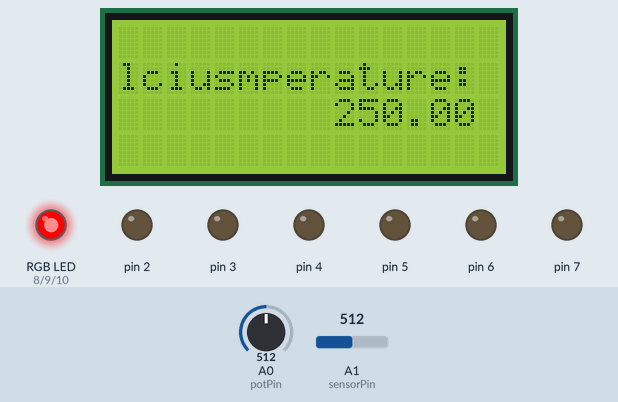
A sketch run on a simulated Arduino Uno, built with avr-gcc and run on an emulated ATmega328P. On the bench: 16×4 character LCD, an RGB LED mixed from three pins (HIGH = lit), output pins drawn as LEDs (lit = HIGH). The inputs (shaded band) are chosen by the test bench; at power-on: A1 (sensorPin) = 512, A0 (potPin) = 512. What the sketch prints to the serial monitor is not drawn.

Above: at 1.2 s.
1.3 s: A1 (sensorPin) set to 109
At 2.1 s:
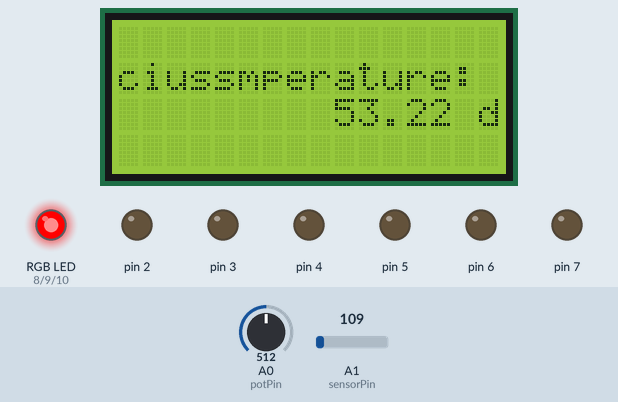
3.0 s: A1 (sensorPin) set to 98
At 4.0 s:
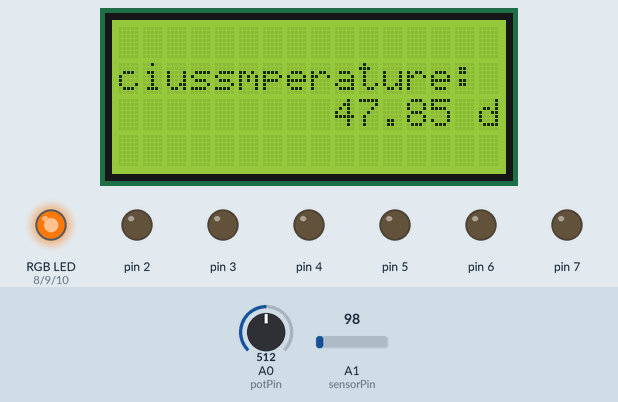
5.0 s: A1 (sensorPin) set to 0
At 6.7 s:
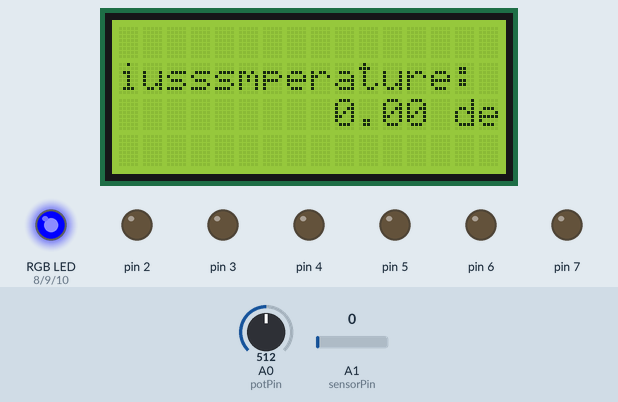
7.0 s: A1 (sensorPin) set to 122
At 8.3 s:
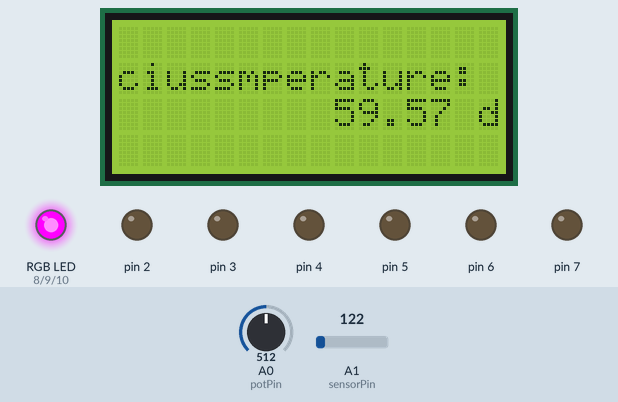
9.0 s: A1 (sensorPin) set to 306
At 10.5 s:
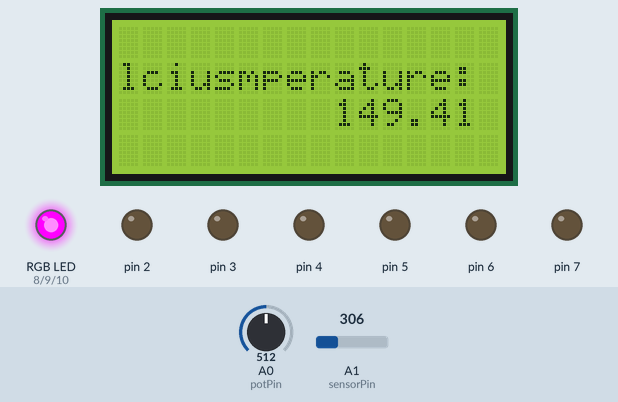
10.8 s: A1 (sensorPin) set to 0
At 11.9 s:
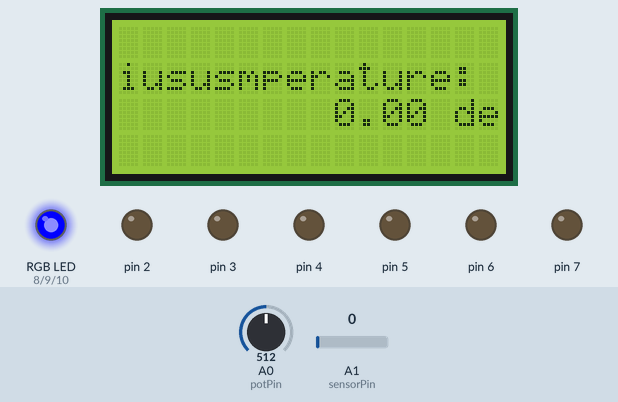
Timing chart, 0 to 13.8 s (numbered marks = the images above; inputs shaded):
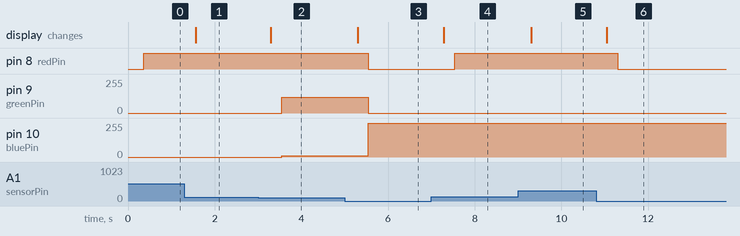

Measured:
- the behaviour switches between 99 and 98 on A1 (sensorPin) (found by bisection; images 1 and 2)
- after the input at 1.3 s, the display: changes after 0.27 s (image 1)
- after the input at 3.0 s, pin 9 (greenPin): 0/255 → 120/255 after 0.54 s; pin 10 (bluePin): 0/255 → 10/255 after 0.54 s; the display: changes after 0.29 s (image 2)
- after the input at 5.0 s, pin 8 (redPin): HIGH → LOW after 0.55 s; pin 9 (greenPin): 120/255 → 0/255 after 0.55 s; pin 10 (bluePin): 10/255 → 255/255 after 0.55 s; the display: changes after 0.30 s (image 3)
- after the input at 7.0 s, pin 8 (redPin): LOW → HIGH after 0.54 s; the display: changes after 0.29 s (image 4)
- after the input at 9.0 s, the display: changes after 0.31 s (image 5)
- after the input at 10.8 s, pin 8 (redPin): HIGH → LOW after 0.50 s; the display: changes after 0.25 s (image 6)

The sketch:

TemperatureSensor_with_LCD_output_and_RGB_LED.ino
```cpp
#include <Wire.h>
#include <LiquidCrystal_I2C.h>

//I2C pins declaration
LiquidCrystal_I2C eYes(0x27, 2, 1, 0, 4, 5, 6, 7, 3, POSITIVE);

//Variable for the temperature sensor
const int sensorPin = A1;

//BaseLine temprerature(room temperature is most suitable)
float baselineTemp = 40;

//Concerned with intensity of LED
const int potPin = A0;
int potValue;
int intensity;

//LED declarations
int redPin = 8;
int greenPin = 9;
int bluePin = 10;


void setup()
{
  //Starting the LCD Display
  eYes.begin(16,4);
  eYes.setCursor(3,1);
  eYes.print("Temperature: ");


  Serial.begin(9600); //Open the serial port to display values

  //set the LED pins as outputs
  //the for() loops saves some extra coding
  for(int x = 2; x <= 9; x++)
  {
    pinMode(x, OUTPUT);
    digitalWrite(x, LOW);
  }
}


void loop()
{
  int sensorValue = analogRead(sensorPin);  //Read value from the temperature sensor

  //Send the 10-bit sensor value out the serial port
  Serial.print(sensorValue);
  Serial.println(" AnalogToDigitalConverter, ");

  //Convert the ADC reading to voltage
  float voltage = (sensorValue / 1024.) * 5000.0;

  //Send the voltage level out to the Serial port
  Serial.print(voltage);
  Serial.println(" milliVolts. ");

  //Convert the voltage to centigrades
  //The sensor reports 10mV per degree with 500mV offset
  float temperature = voltage / 10;
  Serial.print(temperature);
  Serial.println(" degC");
  Serial.println(" ");

  //Printing to the LCD Display the recorded temperature
  eYes.setCursor(5,2);
  eYes.print("                "); //Clears the entire row
  eYes.setCursor(5,2);
  eYes.print(temperature);
  eYes.print(" degreeCelcius");
  delay(250);

  //Things to do with intenstiy of the RGB Led module
  potValue = analogRead(potPin);
  intensity = (255./1023.) * (potValue);


  //Using the baseline temperature as a starting point, Increment
  //The number to LEDs that are on for every 2 degress of increment
  //If the current temperature is lower than the baseline
  //Turn off all LEDs

  if(temperature < baselineTemp)
  {
    analogWrite(redPin, 0);
    analogWrite(greenPin, 0);
    analogWrite(bluePin, 255);
  }

  else if(temperature >= baselineTemp+1 && temperature < baselineTemp+2)
  {
    analogWrite(redPin, 0);
    analogWrite(greenPin, 151 );
    analogWrite(bluePin, 157);
  }

   else if(temperature >= baselineTemp+2 && temperature < baselineTemp+3)
   {
    analogWrite(redPin, 0);
    analogWrite(greenPin, 200);
    analogWrite(bluePin, 210);
   }

   else if(temperature >= baselineTemp+3 && temperature < baselineTemp+4)
   {
    analogWrite(redPin, 30);
    analogWrite(greenPin, 160);
    analogWrite(bluePin, 94);
   }

   else if(temperature >= baselineTemp+4 && temperature < baselineTemp+5)
   {
    analogWrite(redPin, 30);
    analogWrite(greenPin, 170);
    analogWrite(bluePin, 110);
   }

   else if(temperature >= baselineTemp+5 && temperature < baselineTemp+6)
   {
    analogWrite(redPin, 255);
    analogWrite(greenPin, 187);
    analogWrite(bluePin, 0);
   }

    else if(temperature >= baselineTemp+6 && temperature < baselineTemp+7)
    {
    analogWrite(redPin, 218);
    analogWrite(greenPin, 115);
    analogWrite(bluePin, 0);
    }

    else if(temperature >= baselineTemp+7 && temperature < baselineTemp+8)
    {
    analogWrite(redPin, 220);
    analogWrite(greenPin, 120);
    analogWrite(bluePin, 10);
    }


  else if(temperature >= baselineTemp+8)
  {
    analogWrite(redPin, 255);
  }
}
```
